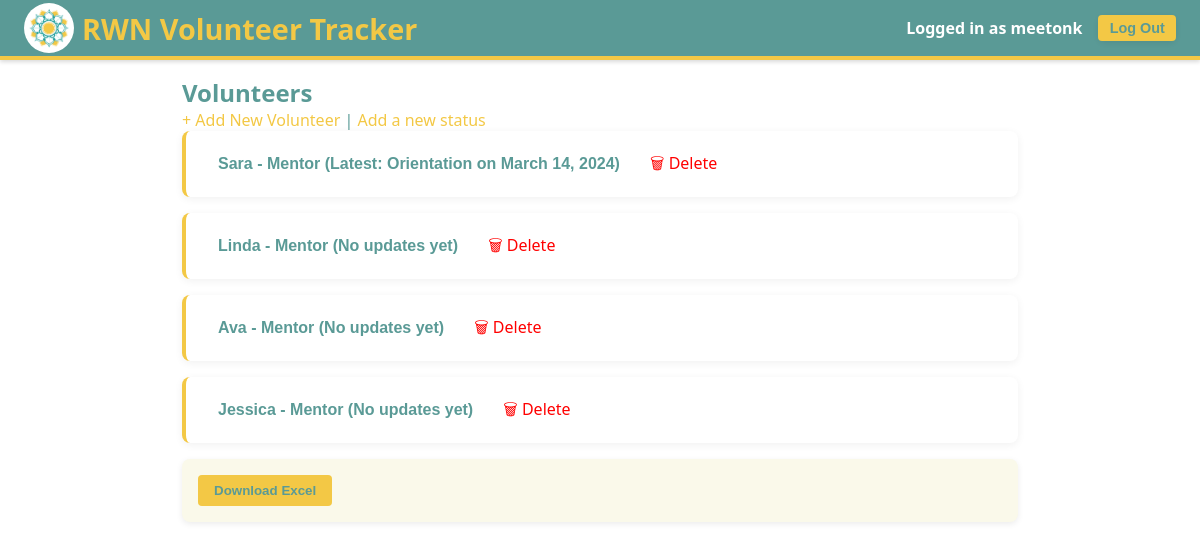
The app's page / (signed in), older data.
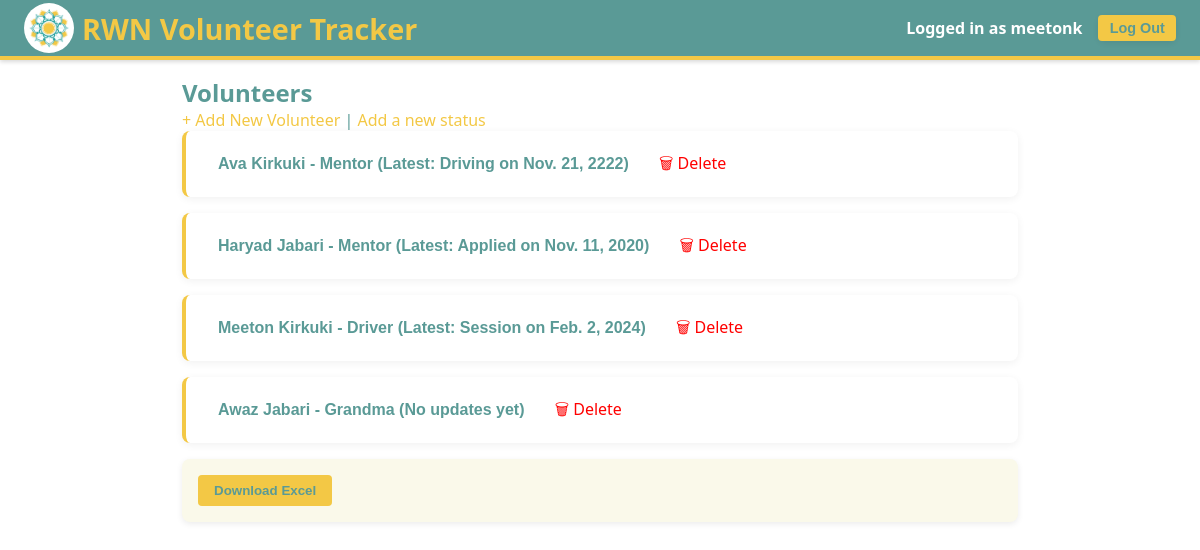
The same page, newer data.
### track/models.py (models this page shows, shortened)
class JobApplication(models.Model):
    user = models.ForeignKey(User, on_delete=models.CASCADE)
    company = models.CharField(max_length=100, verbose_name="Name")
    position = models.CharField(max_length=100)
    application_date = models.DateField(auto_now_add=True)
    notes = models.TextField(blank=True)
    last_updated = models.DateTimeField(auto_now=True)
    @property
    def latest_status_update(self):
        return self.status_updates.order_by('-date').first()

class ApplicationStatusUpdate(models.Model):
    job_application = models.ForeignKey(JobApplication, on_delete=models.CASCADE, related_name='status_updates')
    status = models.ForeignKey(ApplicationStatus, on_delete=models.PROTECT)
    date = models.DateField()
    notes = models.TextField(blank=True)
    class Meta:
        ordering = ['date']
    def display_status(self):
        name = self.status.name.lower()
        if name in ["session", "driving"]:
            relevant_updates = [
                update for update in self.job_application.status_updates.all()
                if update.status.name.lower() == name
            ]
            index = relevant_updates.index(self) + 1 if self in relevant_updates else 1
            display_name = self.status.name.capitalize()
            return f"{display_name} #{index}"
        return self.status.name

class ApplicationStatus(models.Model):
    user = models.ForeignKey(User, on_delete=models.CASCADE, null=True, blank=True)  # null for default statuses
    name = models.CharField(max_length=50)

### track/views.py (the view)
# urls.py: path("", views.application_list, name="application_list"),
@login_required
def application_list(request):
    apps = JobApplication.objects.filter(user=request.user)
    return render(request, 'application_list.html', {'applications': apps})

### track/templates/application_list.html (shortened to what this page needs)
{% extends "base.html" %}
{% block content %}
  <h2>Volunteers</h2>
  <a href="{% url 'application_create' %}">+ Add New Volunteer</a> |
  <a href="{% url 'status_create' %}">Add a new status</a>
  {% for app in applications %}
    <div class="card">
      <button onclick="toggleStatus('status-{{ app.id }}')">
        {{ app.company }} - {{ app.position }}
        {% if app.latest_status_update %}
          (Latest: {{ app.latest_status_update.status.name }} on {{ app.latest_status_update.date }})
        {% else %}
          (No updates yet)
        {% endif %}
      </button>
      <a href="{% url 'application_delete' app.id %}" style="color: red; margin-left: 10px;" onclick="return confirm('Delete this job application?');">🗑 Delete</a>
    </div>
  {% endfor %}
<form method="get" action="{% url 'export_excel' %}">
    <button type="submit">Download Excel</button>
</form>
{% endblock %}

### track/templates/base.html (shortened to what this page needs)
{% load static %}
<!DOCTYPE html>
<html lang="en">
<head>
</head>
<body>
    <header class="header">
        <div class="header-left">
            <img src="{% static 'RWNlogo.png' %}" alt="Logo" style="height: 40px;">
            <h1>RWN Volunteer Tracker</h1>
        </div>
        <div class="header-right">
            {% if request.user.is_authenticated %}
                <span>Logged in as {{ request.user.username }}</span>
                <form method="post" action="{% url 'logout' %}">
                    <button type="submit">Log Out</button>
                </form>
            {% endif %}
        </div>
    </header>
    <main>
        {% block content %}{% endblock %}
    </main>
</body>
</html>

### track/templates/base.html (style rules this page uses)
:root { --gt-gold: #f3c845; --gt-white: #ffffff; --gt-navy: #5A9A96; --gt-gray: #FAF9EA; }
* { box-sizing: border-box; }
body { font-family: "Segoe UI", Tahoma, Geneva, Verdana, sans-serif; background-color: var(--gt-white); margin: 0; padding: 0; color: var(--gt-navy); padding-top: 60px; }
h1, h2 { color: var(--gt-navy); margin: 0; }
header.header { position: fixed; top: 0; left: 0; width: 100%; height: 60px; background-color: var(--gt-navy); color: var(--gt-gold); display: flex; justify-content: space-between; align-items: center; padding: 0 1.5rem; border-bottom: 4px solid var(--gt-gold); box-shadow: 0 2px 4px rgba(0,0,0,0.15); z-index: 1000; }
header .header-left img { background-color: white; border-radius: 50%; padding: 5px; height: 40px; width: 40px; box-sizing: content-box; object-fit: contain; }
header .header-left { display: flex; align-items: center; gap: 0.5rem; }
header .header-left h1 { font-size: 1.8rem; font-weight: bold; color: var(--gt-gold); }
header .header-right { display: flex; align-items: center; gap: 1rem; font-size: 1rem; font-weight: bold; }
header .header-right span { color: var(--gt-white); }
header .header-right form { background: transparent; margin: 0; padding: 0; display: inline; border: none; }
header .header-right button { background-color: var(--gt-gold); color: var(--gt-navy); font-weight: bold; border: none; padding: 0.3rem 0.7rem; border-radius: 4px; cursor: pointer; font-size: 0.9rem; }
main { padding: 1rem 2rem; max-width: 900px; margin: 0 auto; }
form { background-color: var(--gt-gray); padding: 1rem; border-radius: 8px; box-shadow: 0 2px 6px rgba(0, 0, 0, 0.08); margin-bottom: 1rem; }
button { background-color: var(--gt-gold); color: var(--gt-navy); font-weight: bold; border: none; padding: 0.5rem 1rem; border-radius: 4px; cursor: pointer; }
a { color: var(--gt-gold); text-decoration: none; font-weight: 500; }
.card { background: var(--gt-white); padding: 1rem; border-radius: 8px; margin-bottom: 1rem; box-shadow: 0 2px 8px rgba(0, 0, 0, 0.06); border-left: 4px solid var(--gt-gold); }
.card button { background-color: transparent; border: none; color: var(--gt-navy); font-size: 1rem; text-align: left; cursor: pointer; }

Row changes from the older to the newer data that the page shows:
removed JobApplication: company "Sara", position "Mentor", latest_status_update.status.name "Orientation", latest_status_update "March 14, 2024"
removed JobApplication: company "Linda", position "Mentor", shows "(No updates yet)"
removed JobApplication: company "Ava", position "Mentor", shows "(No updates yet)"
removed JobApplication: company "Jessica", position "Mentor", shows "(No updates yet)"
added JobApplication: company "Ava Kirkuki", position "Mentor", latest_status_update.status.name "Driving", latest_status_update "Nov. 21, 2222"
added JobApplication: company "Haryad Jabari", position "Mentor", latest_status_update.status.name "Applied", latest_status_update "Nov. 11, 2020"
added JobApplication: company "Meeton Kirkuki", position "Driver", latest_status_update.status.name "Session", latest_status_update "Feb. 2, 2024"
added JobApplication: company "Awaz Jabari", position "Grandma", shows "(No updates yet)"
